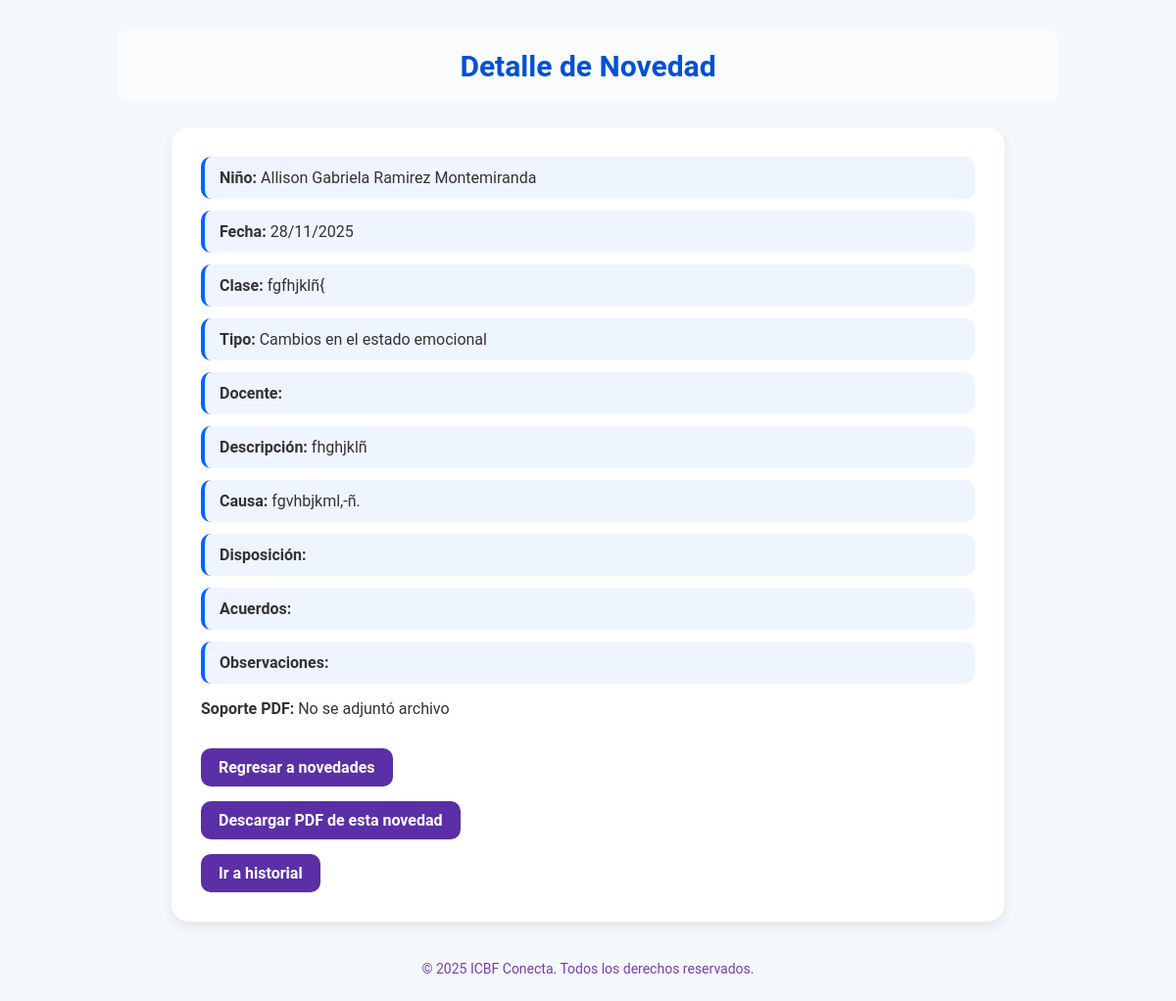
The app's page /novedades/detalle-modal/11/ (signed in) with its own data.
### novedades/models.py (models this page shows, shortened)
class Novedad(models.Model):
    nino = models.ForeignKey(Nino, on_delete=models.CASCADE)
    docente = models.CharField(max_length=100)
    fecha = models.DateField()
    clase = models.CharField(max_length=100)
    descripcion = models.TextField()
    causa = models.CharField(max_length=255, blank=True)
    disposicion = models.TextField(blank=True)
    acuerdos = models.TextField(blank=True)
    observaciones = models.TextField(blank=True)
    usuario = models.ForeignKey(User, on_delete=models.CASCADE, null=True, blank=True)  # 🔔 quién creó la novedad
    archivo_pdf = models.FileField(upload_to='novedades_pdfs/', blank=True, null=True)
    TIPOS_NOVEDAD = [
        ('a', 'Cambios en los estados de salud'),
        ('b', 'Cambios en el estado emocional'),
        ('c', 'Razones de inasistencia y llegadas tarde'),
        ('d', 'Inapetencia'),
        ('e', 'Cambios de medicamentos'),
        ('f', 'Inasistencia de medicamentos'),
        ('g', 'Sin registro civil'),
        ('h', 'Sin afiliación en salud'),
        ('i', 'Sin esquema de vacunación'),
        ('j', 'Otra'),
    ]
    tipo = models.CharField(max_length=1, choices=TIPOS_NOVEDAD, verbose_name="Tipo de novedad")

### core/models.py (models this page shows)
class Nino(models.Model):
    TIPO_SANGRE_CHOICES = [
        ('O+', 'O+'), ('O-', 'O-'), ('A+', 'A+'), ('A-', 'A-'),
        ('B+', 'B+'), ('B-', 'B-'), ('AB+', 'AB+'), ('AB-', 'AB-')
    ]
    PARENTESCO_CHOICES = [
        ('padre', 'Padre'), ('madre', 'Madre'), ('tutor', 'Tutor'),
        ('abuelo', 'Abuelo/a'), ('tio', 'Tío/a'), ('hermano', 'Hermano/a'),
        ('otro', 'Otro')
    ]
    nombres = models.CharField(max_length=50)
    apellidos = models.CharField(max_length=50)
    fecha_nacimiento = models.DateField()
    documento = models.BigIntegerField(null=True, blank=True)
    genero = models.CharField(
        max_length=20,
        null=True,
        blank=True,
        choices=[
            ('masculino', 'masculino'),
            ('femenino', 'femenino'),
            ('otro', 'otro'),
            ('no_especificado', 'no_especificado')
        ]
    )
    tipo_sangre = models.CharField(max_length=3, choices=TIPO_SANGRE_CHOICES, null=True, blank=True)
    parentesco = models.CharField(max_length=20, choices=PARENTESCO_CHOICES, null=True, blank=True)
    tiene_discapacidad = models.BooleanField(default=False)
    tipos_discapacidad = models.ManyToManyField('Discapacidad', blank=True)
    otra_discapacidad = models.CharField(max_length=100, null=True, blank=True)
    PAIS_NACIMIENTO_CHOICES = [
        ('', '-- Seleccione el país de nacimiento --'),
        ('colombia', 'Colombia'),
        ('venezuela', 'Venezuela'),
        ('ecuador', 'Ecuador'),
        ('peru', 'Perú'),
        ('panama', 'Panamá'),
        ('brasil', 'Brasil'),
        ('argentina', 'Argentina'),
        ('chile', 'Chile'),
        ('bolivia', 'Bolivia'),
        ('paraguay', 'Paraguay'),
        ('uruguay', 'Uruguay'),
        ('mexico', 'México'),
        ('costa_rica', 'Costa Rica'),
        ('nicaragua', 'Nicaragua'),
        ('honduras', 'Honduras'),
        ('guatemala', 'Guatemala'),
        ('el_salvador', 'El Salvador'),
        ('cuba', 'Cuba'),
        ('republica_dominicana', 'República Dominicana'),
        ('haiti', 'Haití'),
        ('estados_unidos', 'Estados Unidos'),
        ('canada', 'Canadá'),
        ('espana', 'España'),
        ('italia', 'Italia'),
        ('francia', 'Francia'),
        ('alemania', 'Alemania'),
        ('otro', 'Otro país')
    ]
    nacionalidad = models.CharField(
        max_length=50,
        choices=PAIS_NACIMIENTO_CHOICES,
        null=True,
        blank=True,
        verbose_name="País de nacimiento"
    )
    otro_pais = models.CharField(max_length=50, null=True, blank=True, verbose_name="Otro país (especifique)")
    fecha_ingreso = models.DateField(auto_now_add=True, verbose_name="Fecha de ingreso al hogar")
    hogar = models.ForeignKey(HogarComunitario, on_delete=models.PROTECT, related_name='ninos')
    padre = models.ForeignKey(Padre, on_delete=models.CASCADE, related_name='ninos')
    foto = models.FileField(upload_to='ninos/fotos/', null=True, blank=True)
    carnet_vacunacion = models.FileField(upload_to='ninos/vacunacion/', null=True, blank=True)
    certificado_eps = models.FileField(upload_to='ninos/eps/', null=True, blank=True)
    fecha_registro = models.DateTimeField(auto_now_add=True)
    registro_civil_img = models.FileField(upload_to='ninos/registro_civil/', null=True, blank=True)
    class Meta:
        db_table = 'ninos'
    def __str__(self):
        return f"{self.nombres} {self.apellidos}"

### novedades/views.py (the view)
# urls.py: path('detalle-modal/<int:novedad_id>/', views.detalle_novedad, name='detalle'),
@login_required
@rol_requerido('madre_comunitaria')
def detalle_novedad(request, novedad_id):
    madre_profile = request.user.madre_profile
    hogar_madre = HogarComunitario.objects.filter(madre=madre_profile).first()
    novedad = get_object_or_404(Novedad, id=novedad_id, nino__hogar=hogar_madre)
    return render(request, 'novedades/detalle.html', {'novedad': novedad})

### core/views.py (called while the page is built)
def rol_requerido(nombre_rol):
    def decorator(view_func):
        @wraps(view_func)
        def _wrapped_view(request, *args, **kwargs):
            if not request.user.is_authenticated or not hasattr(request.user, 'rol') or request.user.rol.nombre_rol != nombre_rol:
                messages.error(request, 'Acceso denegado. No tienes los permisos necesarios.')
                return redirect('home')  # Redirigir a una página de inicio o de error
            return view_func(request, *args, **kwargs)
        return _wrapped_view
    return decorator

### icbfconecta/context_processors.py (called while the page is built)
def user_context(request):
    context = {}
    if request.user.is_authenticated:
        nombre_completo = f"{request.user.nombres} {request.user.apellidos}".strip()
        context['nombre_madre'] = nombre_completo
        if hasattr(request.user, 'madre_profile') and request.user.madre_profile.foto_madre:
            context['foto_perfil_url'] = request.user.madre_profile.foto_madre.url
    return context

### templates/novedades/detalle.html (shortened to what this page needs)
{% load static %}
<!DOCTYPE html>
<html lang="es">
<head>
  <link rel="stylesheet" href="{% static 'css/estilos.css' %}">
</head>
<body>
<h2 class="main-title">Detalle de Novedad</h2>
<div class="detail-card">
    <ul>
      <li><strong>Niño:</strong> {{ novedad.nino }}</li>
      <li><strong>Fecha:</strong> {{ novedad.fecha|date:"d/m/Y" }}</li>
      <li><strong>Clase:</strong> {{ novedad.clase }}</li>
      <li><strong>Tipo:</strong> {{ novedad.get_tipo_display }}</li>
      <li><strong>Docente:</strong> {{ novedad.docente }}</li>
      <li><strong>Descripción:</strong> {{ novedad.descripcion }}</li>
      <li><strong>Causa:</strong> {{ novedad.causa }}</li>
      <li><strong>Disposición:</strong> {{ novedad.disposicion }}</li>
      <li><strong>Acuerdos:</strong> {{ novedad.acuerdos }}</li>
      <li><strong>Observaciones:</strong> {{ novedad.observaciones }}</li>
    </ul>
    {% if novedad.archivo_pdf %}
      <div class="pdf-links">
        <strong>Soporte PDF:</strong>
        <a href="{{ novedad.archivo_pdf.url }}" target="_blank">Ver PDF</a>
        <a href="{{ novedad.archivo_pdf.url }}" download>Descargar PDF</a>
      </div>
    {% else %}
      <p><strong>Soporte PDF:</strong> No se adjuntó archivo</p>
    {% endif %}
    <a href="{% url 'novedades:novedades_list' %}" class="btn-secondary">Regresar a novedades</a><br>
    <a href="{% url 'novedades:novedades_pdf' novedad.id %}" class="btn-secondary">
       Descargar PDF de esta novedad
    </a><br>
    <a href="{% url 'historial_asistencia' novedad.nino.id %}" class="btn-secondary">Ir a historial</a>
</div>
<footer>
    © 2025 ICBF Conecta. Todos los derechos reservados.
</footer>
</body>
</html>

### icbfconecta/static/css/estilos.css (style rules this page uses)
* { box-sizing: border-box; }
body { margin: 0; font-family: 'Roboto', sans-serif; background-image: url("../img/fondito.jpg"); background-size: cover; background-position: center; background-repeat: no-repeat; background-attachment: fixed; }
.main-title { text-align: center; margin-top: 20px; padding: 20px; font-size: 26px; font-weight: bold; color: #7a3eb1; background-color: rgba(255, 255, 255, 0.7); margin: 20px auto; width: 80%; border-radius: 10px; }

### templates/novedades/detalle.html (style rules this page uses)
body { font-family: 'Roboto', sans-serif; margin: 0; background: #f4f7fc; color: #333; }
.main-title { text-align: center; font-size: 30px; color: #0051d4; margin-top: 30px; font-weight: 700; }
.detail-card { background: #ffffff; width: 90%; max-width: 850px; margin: 25px auto; padding: 30px; border-radius: 18px; box-shadow: 0 4px 12px rgba(0,0,0,0.08); }
.detail-card ul { list-style: none; padding: 0; margin: 0; }
.detail-card li { background: #eff5ff; margin-bottom: 12px; padding: 12px 15px; border-radius: 10px; font-size: 16px; border-left: 4px solid #0062ff; }
.btn-secondary { display: inline-block; background: #5b2fa6; color: #fff !important; padding: 10px 18px; border-radius: 10px; text-decoration: none; font-weight: 600; margin-top: 15px; transition: 0.25s; }
footer { margin-top: 40px; font-size: 14px; text-align: center; color: #7a3eb1; padding-bottom: 25px; }

### records on screen
Novedad: nino "Allison Gabriela Ramirez Montemiranda", fecha "28/11/2025", clase "fgfhjklñ{", tipo "Cambios en el estado emocional", descripcion "fhghjklñ", causa "fgvhbjkml,-ñ."
